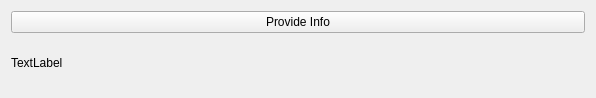
<?xml version="1.0" encoding="UTF-8"?>
<ui version="4.0">
 <class>Widget</class>
 <widget class="QWidget" name="Widget">
  <property name="geometry">
   <rect>
    <x>0</x>
    <y>0</y>
    <width>596</width>
    <height>98</height>
   </rect>
  </property>
  <property name="windowTitle">
   <string>Widget</string>
  </property>
  <layout class="QVBoxLayout" name="verticalLayout">
   <item>
    <widget class="QPushButton" name="provideInfoButton">
     <property name="text">
      <string>Provide Info</string>
     </property>
    </widget>
   </item>
   <item>
    <widget class="QLabel" name="infoLabel">
     <property name="text">
      <string>TextLabel</string>
     </property>
    </widget>
   </item>
  </layout>
 </widget>
 <resources/>
 <connections/>
</ui>
